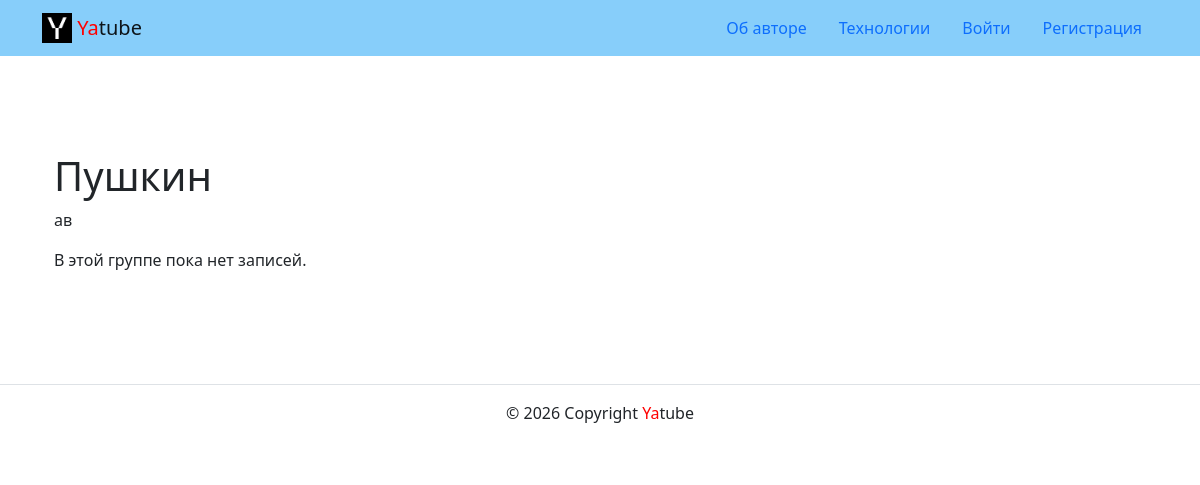
/group_list/Pushkin/, run on an earlier commit of the app's database.
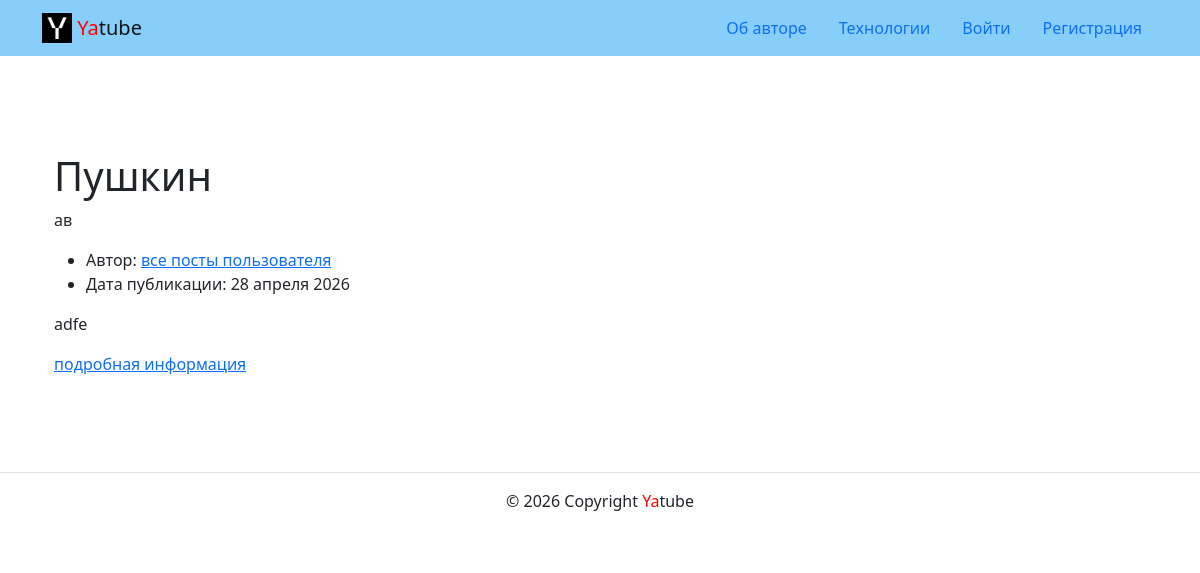
And on a later commit of the database.
### post/models.py (models this page shows, shortened)
class Group(models.Model):
    title = models.TextField()
    slug = models.SlugField(unique=True)
    description = models.TextField()

class Post(models.Model):
    text = models.TextField()
    pub_date = models.DateTimeField(auto_now_add=True)
    author = models.ForeignKey(
        User,
        on_delete=models.CASCADE,
    )
    group = models.ForeignKey(
        Group,
        on_delete=models.CASCADE,
        blank=True,
        null=True,
        related_name='posts'
    )

### post/views.py (the view)
# urls.py: path('group_list/<slug:slug>/', views.group_post, name='group_list'),
def group_post(request, slug):
    group = get_object_or_404(Group, slug=slug)
    post_list = group.posts.all().order_by('-pub_date')
    paginator = Paginator(post_list, 10)
    page_number = request.GET.get('page')
    page_obj = paginator.get_page(page_number)
    context = {
        'group': group,
        'page_obj': page_obj,
    }
    return render(request, 'post/group_list.html', context)

### core/context_processors/year.py (called while the page is built)
def year(request):
    return {
        'year': datetime.now().year
    }

### templates/post/group_list.html (shortened to what this page needs)
{% extends 'base.html' %}
{% block content %}
<div class="container py-5">
  <h1>{{ group.title }}</h1>
  <p>{{ group.description }}</p>
  {% for post in page_obj %}
  <article>
    <ul>
      <li>
        Автор: {{ post.author.get_full_name }}
        <a href="{% url 'post:profile' post.author.username %}">
          все посты пользователя
        </a>
      </li>
      <li>
        Дата публикации: {{ post.pub_date|date:"d E Y" }}
      </li>
    </ul>
    <p>{{ post.text|linebreaksbr }}</p>
    <a href="{% url 'post:post_detail' post.id %}">подробная информация</a>
  </article>
  {% empty %}
    <p>В этой группе пока нет записей.</p>
  {% endfor %}
</div>
{% endblock %}

### templates/base.html (shortened to what this page needs)
<!DOCTYPE html>
<html lang="en">
<head>
    {% load static %}
    <link rel="stylesheet" href="{% static 'css/bootstrap.min.css' %}">
</head>
<body>
    <header>
        {% include 'includes/header.html' %}
    </header>
    <main>
        <div class="container py-5">
            {% block content %}{% endblock %}
        </div>
    <footer>
        {% include 'includes/footer.html' %}
    </footer>
</body>
</html>

### templates/includes/header.html
{% load static %}
<header>
  <nav class="navbar navbar-light" style="background-color: lightskyblue">
    <div class="container">
      <a class="navbar-brand" href="{% url 'post:index' %}">
        <img src="{% static 'img/logo.png' %}" width="30" height="30" class="d-inline-block align-top" alt="">
        <span style="color:red">Ya</span>tube
      </a>
      {% with request.resolver_match.view_name as view_name %}
      <ul class="nav nav-pills">
        <li class="nav-item">
          <a class="nav-link {% if view_name == 'about:author' %}active{% endif %}" href="{% url 'about:author' %}">
            Об авторе
          </a>
        </li>
        <li class="nav-item">
          <a class="nav-link {% if view_name == 'about:tech' %}active{% endif %}" href="{% url 'about:tech' %}">
            Технологии
          </a>
        </li>
        {% if user.is_authenticated %}
          <li class="nav-item">
            <a class="nav-link" href="#">
              Новая запись
            </a>
          </li>
          <li class="nav-item">
            <a class="nav-link {% if view_name == 'users:password_reset_form' %}active{% endif %}" href="{% url 'users:password_reset_form' %}">
              Сменить пароль
            </a>
          </li>
          <li class="nav-item">
            <a class="nav-link {% if view_name == 'users:logout' %}active{% endif %}" href="{% url 'users:logout' %}">
              Выйти
            </a>
          </li>
          <li>
            Пользователь: {{ user.username }}
          </li>
        {% else %}
          <li class="nav-item">
            <a class="nav-link {% if view_name == 'users:login' %}active{% endif %}" href="{% url 'users:login' %}">
              Войти
            </a>
          </li>
          <li class="nav-item">
            <a class="nav-link {% if view_name == 'users:signup' %}active{% endif %}" href="{% url 'users:signup' %}">
              Регистрация
            </a>
          </li>
        {% endif %}
      </ul>
      {% endwith %}
    </div>
  </nav>
</header>

### templates/includes/footer.html
<footer class="border-top text-center py-3">
    <p>© {{ year }} Copyright <span style="color:red">Ya</span>tube</p>
</footer>

What changed in the data, as far as the page shows it:
added Post: pub_date "28 апреля 2026", text "adfe"
Also different on the page:
text no longer shown: "В этой группе пока нет записей."
